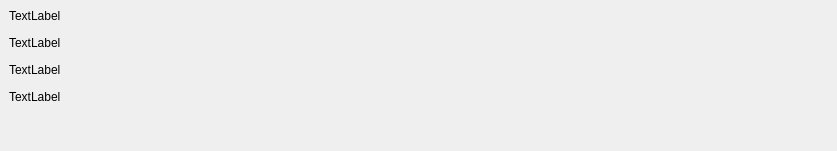
<?xml version="1.0" encoding="UTF-8"?>
<ui version="4.0">
 <class>PanelResourceInfo</class>
 <widget class="QFrame" name="PanelResourceInfo">
  <property name="geometry">
   <rect>
    <x>0</x>
    <y>0</y>
    <width>837</width>
    <height>147</height>
   </rect>
  </property>
  <property name="windowTitle">
   <string>Frame</string>
  </property>
  <layout class="QGridLayout" name="gridLayout">
   <property name="leftMargin">
    <number>0</number>
   </property>
   <property name="topMargin">
    <number>0</number>
   </property>
   <property name="rightMargin">
    <number>0</number>
   </property>
   <item row="0" column="0">
    <widget class="QFrame" name="frame_2">
     <property name="sizePolicy">
      <sizepolicy hsizetype="Preferred" vsizetype="Fixed">
       <horstretch>0</horstretch>
       <verstretch>0</verstretch>
      </sizepolicy>
     </property>
     <property name="minimumSize">
      <size>
       <width>0</width>
       <height>140</height>
      </size>
     </property>
     <property name="frameShape">
      <enum>QFrame::NoFrame</enum>
     </property>
     <layout class="QGridLayout" name="gridLayout_2">
      <item row="1" column="0">
       <layout class="QHBoxLayout" name="horizontalLayout"/>
      </item>
      <item row="0" column="0" colspan="3">
       <layout class="QVBoxLayout" name="verticalLayout">
        <item>
         <widget class="QLabel" name="resLabelName">
          <property name="font">
           <font>
            <pointsize>9</pointsize>
            <weight>50</weight>
            <bold>false</bold>
           </font>
          </property>
          <property name="cursor">
           <cursorShape>IBeamCursor</cursorShape>
          </property>
          <property name="frameShadow">
           <enum>QFrame::Raised</enum>
          </property>
          <property name="text">
           <string>TextLabel</string>
          </property>
          <property name="alignment">
           <set>Qt::AlignLeading|Qt::AlignLeft|Qt::AlignTop</set>
          </property>
          <property name="textInteractionFlags">
           <set>Qt::LinksAccessibleByMouse|Qt::TextSelectableByMouse</set>
          </property>
         </widget>
        </item>
        <item>
         <widget class="QLabel" name="resLabelSize">
          <property name="font">
           <font>
            <pointsize>9</pointsize>
            <weight>50</weight>
            <bold>false</bold>
           </font>
          </property>
          <property name="cursor">
           <cursorShape>IBeamCursor</cursorShape>
          </property>
          <property name="frameShadow">
           <enum>QFrame::Raised</enum>
          </property>
          <property name="text">
           <string>TextLabel</string>
          </property>
          <property name="alignment">
           <set>Qt::AlignLeading|Qt::AlignLeft|Qt::AlignTop</set>
          </property>
          <property name="textInteractionFlags">
           <set>Qt::LinksAccessibleByMouse|Qt::TextSelectableByMouse</set>
          </property>
         </widget>
        </item>
        <item>
         <widget class="QLabel" name="resLabelFileType">
          <property name="font">
           <font>
            <pointsize>9</pointsize>
            <weight>50</weight>
            <bold>false</bold>
           </font>
          </property>
          <property name="cursor">
           <cursorShape>IBeamCursor</cursorShape>
          </property>
          <property name="frameShadow">
           <enum>QFrame::Raised</enum>
          </property>
          <property name="text">
           <string>TextLabel</string>
          </property>
          <property name="alignment">
           <set>Qt::AlignLeading|Qt::AlignLeft|Qt::AlignTop</set>
          </property>
          <property name="textInteractionFlags">
           <set>Qt::LinksAccessibleByMouse|Qt::TextSelectableByMouse</set>
          </property>
         </widget>
        </item>
        <item>
         <widget class="QLabel" name="resLabelResType">
          <property name="font">
           <font>
            <pointsize>9</pointsize>
            <weight>50</weight>
            <bold>false</bold>
           </font>
          </property>
          <property name="cursor">
           <cursorShape>IBeamCursor</cursorShape>
          </property>
          <property name="frameShadow">
           <enum>QFrame::Raised</enum>
          </property>
          <property name="text">
           <string>TextLabel</string>
          </property>
          <property name="alignment">
           <set>Qt::AlignLeading|Qt::AlignLeft|Qt::AlignTop</set>
          </property>
          <property name="textInteractionFlags">
           <set>Qt::LinksAccessibleByMouse|Qt::TextSelectableByMouse</set>
          </property>
         </widget>
        </item>
       </layout>
      </item>
      <item row="1" column="1">
       <spacer name="horizontalSpacer">
        <property name="orientation">
         <enum>Qt::Horizontal</enum>
        </property>
        <property name="sizeHint" stdset="0">
         <size>
          <width>40</width>
          <height>20</height>
         </size>
        </property>
       </spacer>
      </item>
     </layout>
    </widget>
   </item>
  </layout>
 </widget>
 <resources/>
 <connections/>
</ui>
